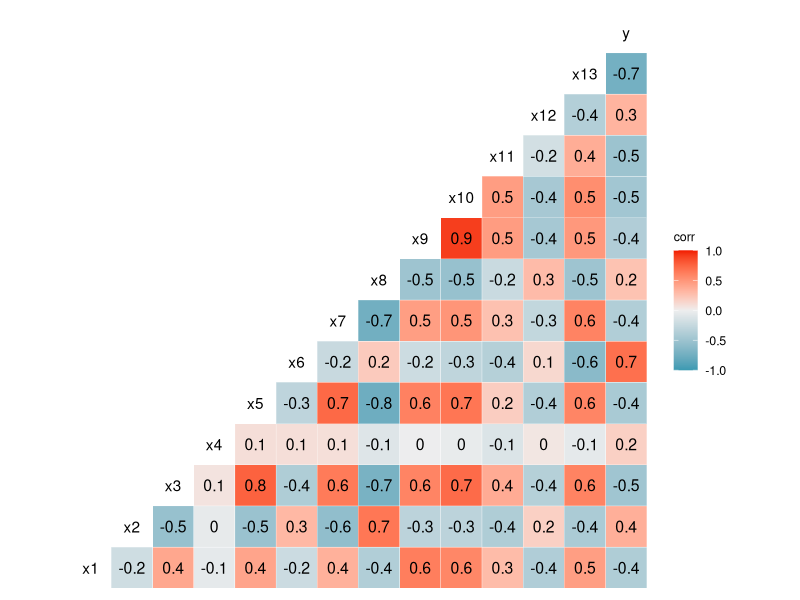
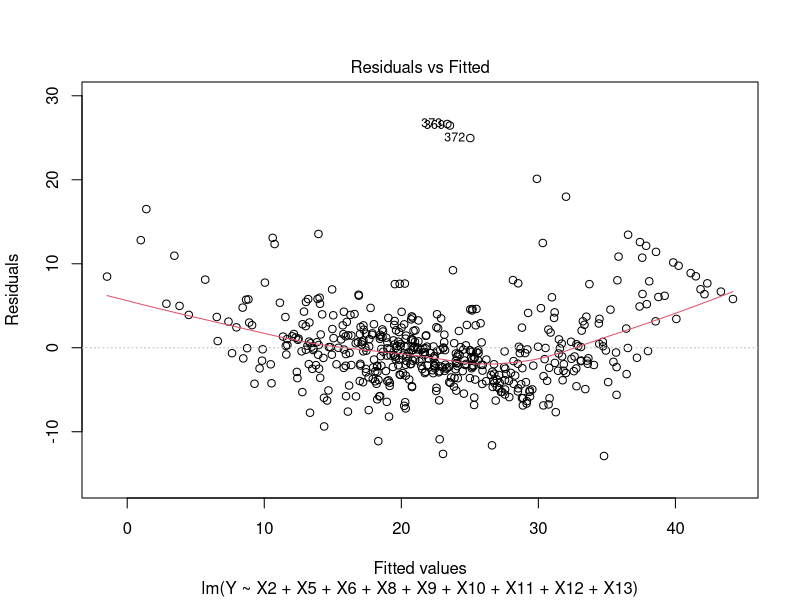
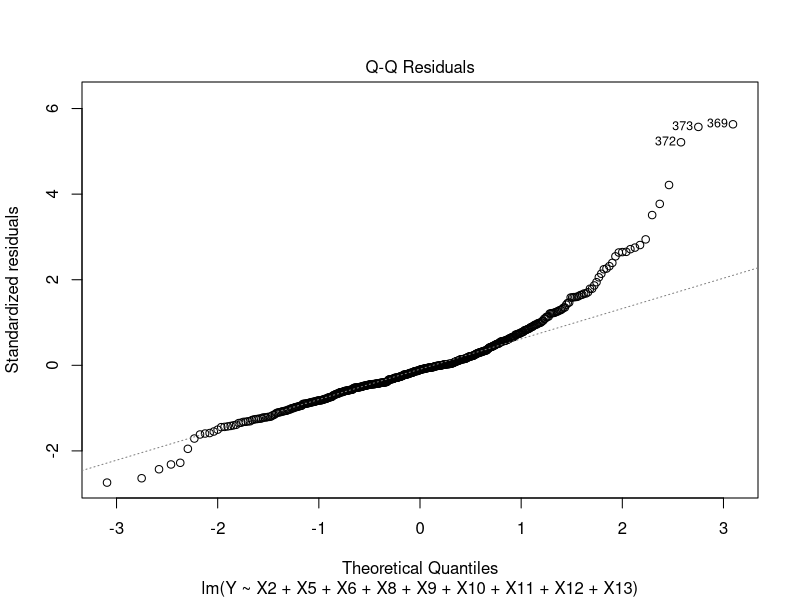
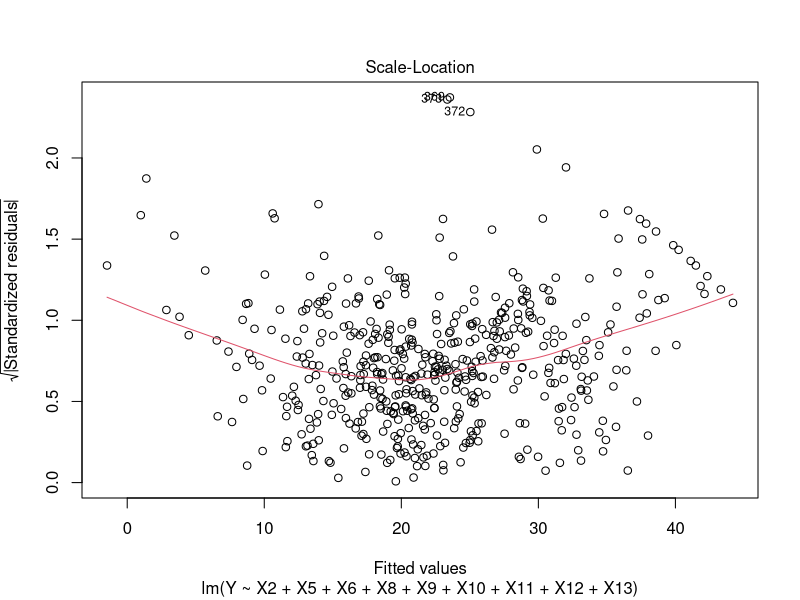
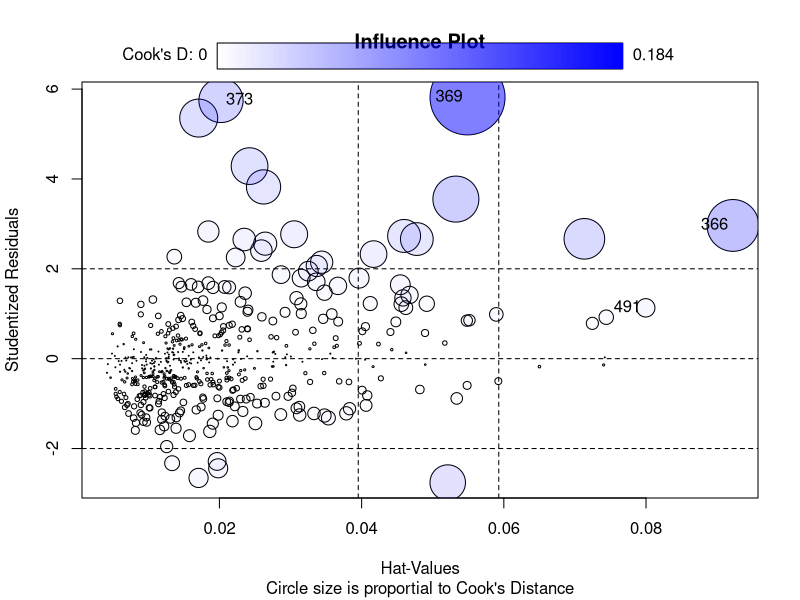
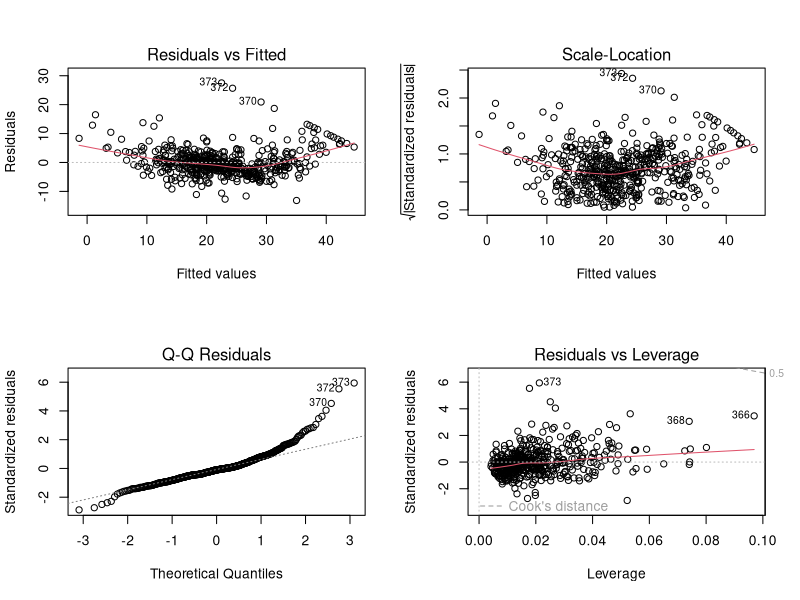

These figures' R source, in order:
## ---- chunk 1
#data

housing <- read.csv("housing.proper.csv")
summary(housing)
## ---- chunk 2
Mode <- function(x) {
  ux <- unique(x)
  ux[which.max(tabulate(match(x, ux)))]
}

apply(housing, 2, Mode)
## ---- chunk 3
library(GGally)
ggcorr(housing[,1:14], name = "corr", label = TRUE)
## ---- chunk 4
colnames(housing) <- c("X1","X2","X3","X4","X5","X6","X7",
                       "X8","X9","X10","X11","X12","X13","Y")
set.seed(67)
housing_mod <- housing[sample(nrow(housing), 253),c(1:14)]
fit_select <- lm(Y ~ X1 + X2 + X3 + X4 + X5 + X6 + X7 + X8 + X9 + X10 + X11 + X12 + X13, data = housing_mod)
summary(fit_select)
## ---- chunk 5
library(MASS)
fit_select2 = lm(Y ~ X1 + X2 + X3 + X5 + X6 + X7 + X8 + X9 + X10 + X11 + X12 + X13, data = housing_mod)
step = stepAIC(fit_select2, direction = "both")
step$anova
## ---- chunk 6
#Model Selected
fit_sel <- lm(Y ~ X2 + X5 + X6 + X8 + X9 + X10 + X11 + X12 + X13, data = housing_mod)
#modify data set with the X's we need
newx <- housing[,c(2, 5, 6, 8:13)]
colnames(newx) <- c("X2","X5","X6","X8","X9","X10","X11","X12","X13")
#MSPE - MS_res
Y_pred <- predict(fit_sel, newx)
Y_obs <- housing[,14] 
n_star <- nrow(newx)
MSPE <- sum( (Y_obs-Y_pred)^2/n_star )
MS_res <- (summary(fit_sel)$sigma)^2

MSPE
MS_res
sum(MSPE - MS_res)
## ---- chunk 7
#Functional form
#library(car)
#our model with the whole data set
fit <- lm(Y ~ X2 + X5 + X6 + X8 + X9 + X10 + X11 + X12 + X13, data = housing)
#par(mfrow = c(2,2), oma = c(1,1,0,0), 
#    mar = c(2,2,2,2), tcl = -0.1, mgp = c(1,0,0))

#plot(fit$residuals~fit$fitted.values, xlab = "Fitted values", ylab = "Residuals", main = "Residuals Vs. Fitted Values")
#abline(h = 0)
#par(mfrow = c(1,1))

plot(fit, which=c(1))
## ---- chunk 8
plot(fit, which=c(2))
## ---- chunk 9
plot(fit, which=c(3))
## ---- chunk 10
library(car)
# Statistical test
outlierTest(fit)
# Studentized deleted residuals
t <- rstudent(fit)
alpha <- 0.05
n <- length(housing$Y)
p_prime = length(coef(fit)) 
t_crit <- qt(1-alpha/(2*n),n-p_prime-1)
round(t,2)
t_crit
which(abs(t) > t_crit)
## ---- chunk 11
Pii <- hatvalues(fit)
round(Pii, 2)
which(Pii > 2*p_prime/n)
which(Pii > 0.5)
## ---- chunk 12
influencePlot(fit, main="Influence Plot", sub="Circle size is proportial to Cook's Distance" )
## ---- chunk 13
DFFITS <- dffits(fit)
which(DFFITS > 1)
#which(DFFITS > 2*sqrt(p_prime/n))
## ---- chunk 14
D <- cooks.distance(fit)
which(D > qf(0.2, p_prime, n-p_prime))
## ---- chunk 15
DFBETAS <- dfbetas(fit)
which(DFBETAS > 1)
#which(DFBETAS > 2/(sqrt(n)))
## ---- chunk 16
layout(matrix(c(1,2,3,4),2,2)) # optional 4 graphs/page
new_data <- housing[-c(369),]
new_fit <- lm(Y ~ X2 + X5 + X6 + X8 + X9 + X10 + X11 + X12 + X13, data = new_data)
plot(new_fit)
